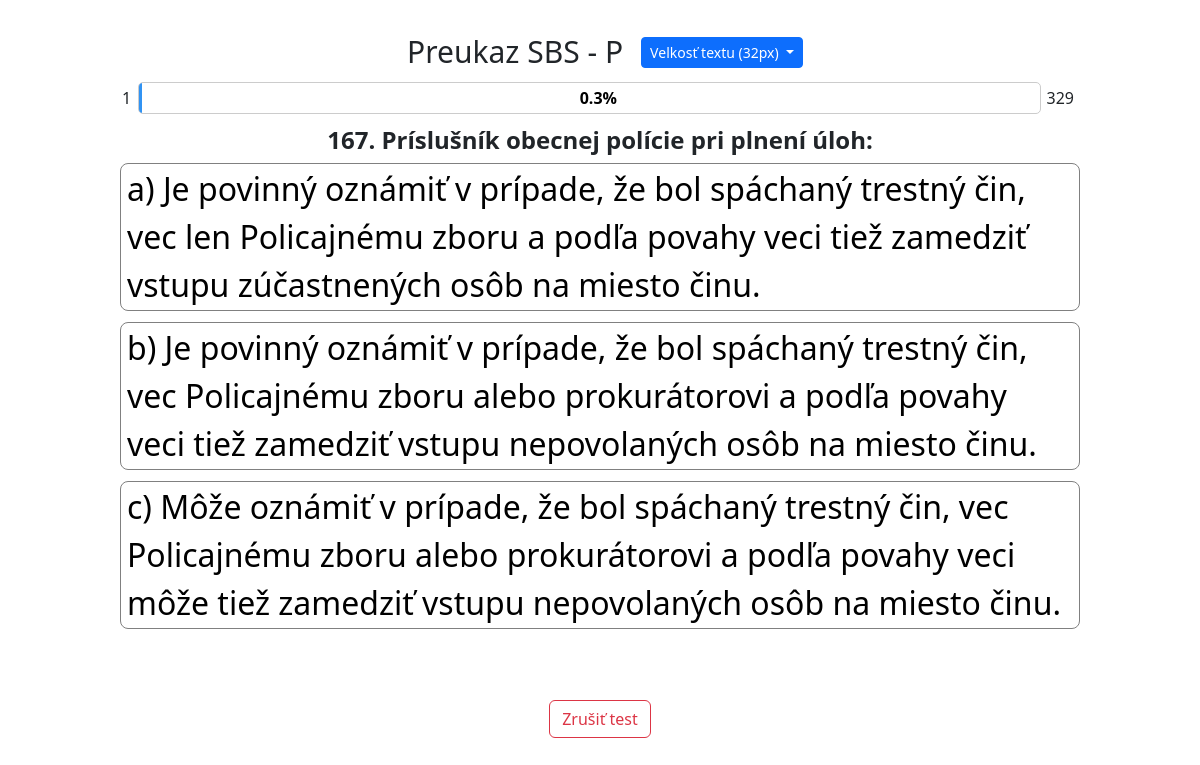
Page /test/ on the committed database.
### viewer/models.py (models this page shows, shortened)
class Question(Model):
    test = ForeignKey(Test, on_delete=CASCADE)
    question_no = IntegerField()
    question_text = CharField(max_length=255)
    answer_a = CharField(max_length=255)
    answer_b = CharField(max_length=255)
    answer_c = CharField(max_length=255)
    correct_answer = CharField(max_length=255)
    picked_answer = CharField(max_length=255, default=None, null=True)

### viewer/views.py (the view)
# urls.py: path('test/', test, name='test'),
def test(request):
    test_obj = Test.objects.first()
    if not test_obj:
        return render(request, 'error.html', {'error': 'Test sa nenašiel.'})
    test_name = 'Preukaz SBS - P'
    remaining_questions = list(Question.objects.filter(test=test_obj))
    current_question = random.choice(remaining_questions) if remaining_questions else None
    if not current_question:
        return render(request, 'finished_test.html', {'message': 'Test bol dokončený.',
                                                      'wrong_answers': test_obj.wrong_answers})
    all_questions = test_obj.num_of_questions_max
    filled_questions = all_questions - len(remaining_questions)
    context = {
        'test_obj': test_obj,
        'all_questions': all_questions,
        'current_question': current_question,
        'filled_questions': filled_questions,
        'test_name': test_name,
        'user_progress': filled_questions,
        'remaining_questions': len(remaining_questions),
        'done_questions_percent': round((filled_questions / all_questions * 100), 2),
    }
    return render(request, 'test.html', context)

### testysbsdjango/context_processors.py (called while the page is built)
def get_font_size(request):
    current_font_size = FontSize.objects.first()
    return {'current_font_size': current_font_size.size}

### viewer/templates/test.html (shortened to what this page needs)
{% extends 'base.html' %}
{% load static %}
{% block content %}
    <br>
    <div class="d-flex gap-2 justify-content-center align-items-center flex-wrap">
        <h2 class="test-number-header text-center">{{ test_name }}</h2>
        <div class="btn-group">
            <button type="button" id="changeFontSizeButton" class="btn btn-primary dropdown-toggle d-md-inline-block d-none btn-sm" data-bs-toggle="dropdown" aria-expanded="false">
                Velkosť textu ({{ current_font_size }}px)
            </button>
        </div>
    </div>
    <div class="text-centered ">
      <div class="progress-wrapper">
          <div class="numbers-container">
            <span class="start-number">{{ user_progress }}</span>
          </div>
          <div class="progress-container">
            <div class="progress-bar" id="myProgressBar"></div>
            <b class="progress-percentage">{{ done_questions_percent }}%</b>
          </div>
          <div class="numbers-container">
            <span class="end-number">{{ remaining_questions }}</span>
          </div>
      </div>
        <h4 class="test-question-header">{{ current_question.question_no}}. {{ current_question.question_text }}</h4>
        <div class="column-container-test">
            <button id="question-a" style="font-size: {{ current_font_size }}px;" class="question-select-button" onclick="checkAnswer('{{ current_question.id }}', 'answer_a')">a) {{ current_question.answer_a }}</button>
            <button id="question-b" style="font-size: {{ current_font_size }}px;" class="question-select-button" onclick="checkAnswer('{{ current_question.id }}', 'answer_b')">b) {{ current_question.answer_b }}</button>
            <button id="question-c" style="font-size: {{ current_font_size }}px;" class="question-select-button" onclick="checkAnswer('{{ current_question.id }}', 'answer_c')">c) {{ current_question.answer_c }}</button>
        </div>
        <div class="cancel-test-button-container">
            <button class="cancel-test-button btn btn-outline-danger" onclick="cancelTestConfirmation()">Zrušiť test</button>
        </div>
    </div>
{% endblock %}

### viewer/templates/base.html (shortened to what this page needs)
<!DOCTYPE html>
<html>
{% load static %}
<head>
    <link rel="stylesheet" href="{% static 'fontawesome/css/all.css' %}">
    <link href="{% static 'bootstrap.min.css' %}" rel="stylesheet">
    <link rel="stylesheet" type="text/css" href="{% static 'style.css' %}">
</head>
<body>
    {% block content %}{% endblock %}
</body>
</html>

### static/style.css (style rules this page uses)
body { margin: 0 10%; padding: 0px; }
.test-question-header { font-weight: bold; margin-top: 10px; }
.test-number-header { font-size: 30px; margin: 10px; }
.text-centered { text-align: center; }
.column-container-test { display: flex; flex-direction: column; align-items: left; justify-content: space-between; }
.cancel-test-button-container { margin-top: 50px; margin-bottom: 30px; }
.question-select-button { background-color: white; text-align: left; margin-bottom: 11px; border: 1px solid grey; border-radius: 8px; transition: 0.2s; }
.progress-wrapper { display: flex; align-items: center; }
.numbers-container { display: flex; }
.start-number { margin: auto; padding: 2px; margin-right: 5px; }
.end-number { margin: auto; padding: 6px; text-align: center; }
.progress-container { flex-grow: 1; border: 1px solid #ccc; border-radius: 5px; overflow: hidden; position: relative; }
.progress-bar { width: 0; height: 30px; background-color: #1082f2db; text-align: center; line-height: 30px; color: white; }
.progress-percentage { position: absolute; top: 50%; left: 51%; transform: translate(-50%, -50%); color: black; }

### rows in the picture
Question: question_no "167", question_text "Príslušník obecnej polície pri plnení úloh:", answer_a "Je povinný oznámiť v prípade, že bol spáchaný trestný čin, vec len Policajnému zboru a podľa povahy veci tiež zamedziť vstupu zúčastnených osôb na miesto činu.", answer_b "Je povinný oznámiť v prípade, že bol spáchaný trestný čin, vec Policajnému zboru alebo prokurátorovi a podľa povahy veci tiež zamedziť vstupu nepovolaných osôb na miesto činu.", answer_c "Môže oznámiť v prípade, že bol spáchaný trestný čin, vec Policajnému zboru alebo prokurátorovi a podľa povahy veci môže tiež zamedziť vstupu nepovolaných osôb na miesto činu."

### other values in the picture
{{ test_name }} "Preukaz SBS - P"
{{ current_font_size }} "32"
{{ user_progress }} "1"
{{ done_questions_percent }} "0.3"
{{ remaining_questions }} "329"
